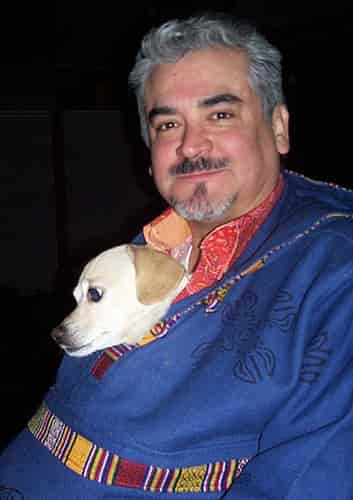
#> input picture tests/data/VOCdevkit/VOC2007/JPEGImages/000001.jpg, 353 x 500 px, found by its file name; its folder holds only this picture in this run
$ python rgb.py
#> lines starting #> are read from the running program, lines starting #| are printed output that depends on the picture
# [47 lines of commented-out code are left out]

"""
计算训练集的三通道均值和标准差
适用于训练集中存在不同尺寸的图像
"""

from importlib.resources import path
import os
from PIL import Image
import matplotlib.pyplot as plt
import numpy as np
import imageio.v2 as imageio
from tqdm import trange

from skimage import io
import numpy as np
import matplotlib.pyplot as plt
import os  # 用于读取文件夹内的文件列表


def calculate_average_histogram(image_paths):
    histogram_r = np.zeros(256)
    histogram_g = np.zeros(256)
    histogram_b = np.zeros(256)
    t=0;
    for path in image_paths:
        t+=1
        print(t)
        image = io.imread(path)
#> image is the input picture: shape (500, 353, 3); mean R, G, B 63.5, 61, 81
        for i in range(3):
            hist, _ = np.histogram(image[:, :, i], bins=256, range=(0, 256))
            if i == 0:
                histogram_r += hist
            elif i == 1:
                histogram_g += hist
            else:
                histogram_b += hist
#> after the loop, histogram_b = 256 values, max 21004 at index 2, min 15 at index 254, mean 689.5; histogram_g = 256 values, max 22625 at index 2, min 38 at index 254, mean 689.5; histogram_r = 256 values, max 20692 at index 2, min 81 at index 254, mean 689.5

    histogram_r /= len(image_paths)
    histogram_g /= len(image_paths)
    histogram_b /= len(image_paths)

    return histogram_r, histogram_g, histogram_b


def plot_histograms(histogram_r, histogram_g, histogram_b, title):
    plt.figure(figsize=(10, 3))
    plt.plot(histogram_r, color='red', label='Red Channel')
    plt.plot(histogram_g, color='green', label='Green Channel')
    plt.plot(histogram_b, color='blue', label='Blue Channel')
    plt.title(title)
    plt.legend()
    plt.show()


# 假设你有两个文件夹分别包含唐卡图像和自然场景图像
thangka_images_folder = '/home/duomeitinrfx/data/tangka_magic_instrument/update/VOCdevkit/VOC2007/JPEGImages/'
natural_images_folder = '/home/duomeitinrfx/data/VOC/VOCdevkit/VOC2007/JPEGImages/'

thangka_images_paths = [os.path.join(thangka_images_folder, f) for f in os.listdir(thangka_images_folder) if
                        f.endswith(('.png', '.jpg', '.jpeg'))]
natural_images_paths = [os.path.join(natural_images_folder, f) for f in os.listdir(natural_images_folder) if
                        f.endswith(('.png', '.jpg', '.jpeg'))]

# Calculate the average histograms
histogram_r_thangka, histogram_g_thangka, histogram_b_thangka = calculate_average_histogram(thangka_images_paths)
#> histogram_r_thangka has the same summary as histogram_r in calculate_average_histogram; histogram_g_thangka has the same summary as histogram_g in calculate_average_histogram; histogram_b_thangka has the same summary as histogram_b in calculate_average_histogram
histogram_r_natural, histogram_g_natural, histogram_b_natural = calculate_average_histogram(natural_images_paths)
#> histogram_r_natural has the same summary as histogram_r in calculate_average_histogram; histogram_g_natural has the same summary as histogram_g in calculate_average_histogram; histogram_b_natural has the same summary as histogram_b in calculate_average_histogram

# Plot the histograms
plot_histograms(histogram_r_thangka, histogram_g_thangka, histogram_b_thangka,
                'Average Color Histogram for Thangka Images')
#> in plot_histograms, `plt.show()`:
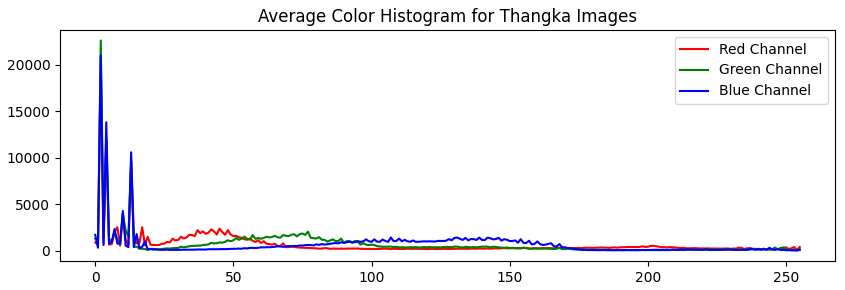
#> figure drawn by matplotlib, 1 panel; curve peaks at x = 2, y = 20692; curve peaks at x = 2, y = 22625; curve peaks at x = 2, y = 21004
plot_histograms(histogram_r_natural, histogram_g_natural, histogram_b_natural,
                'Average Color Histogram for Natural Scene Images')
